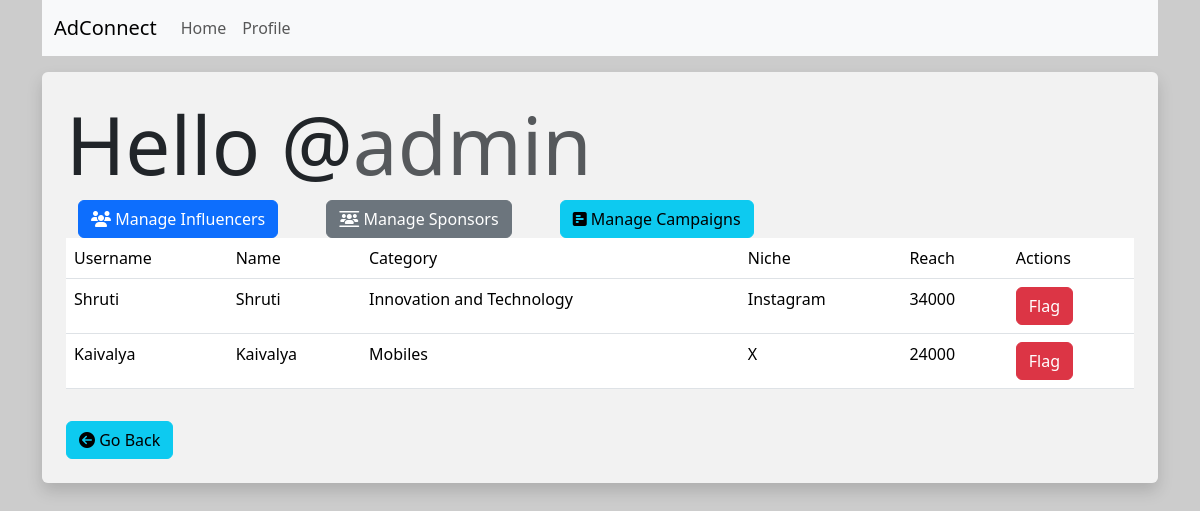
The page /admin/manage_influencers (signed in) on the database as committed earlier.
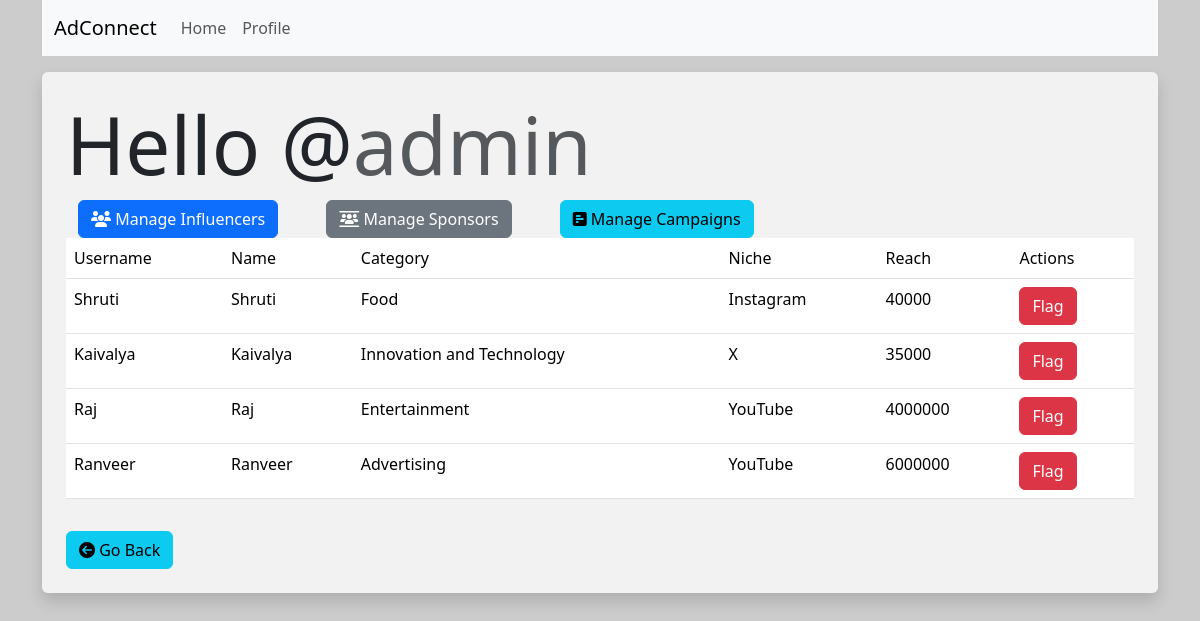
The same page on the database as committed later.
### models.py (models this page shows)
class Influencer(db.Model):
    __tablename__ = 'influencers'
    id = db.Column(db.Integer, primary_key=True)
    username = db.Column(db.String(128),unique=True,nullable=False)
    passhash = db.Column(db.String(256),nullable=False)
    name = db.Column(db.String(64),nullable=True)
    category = db.Column(db.String(128),nullable=False)
    niche = db.Column(db.String(128),nullable=False)
    reach = db.Column(db.Integer)
    ad_requests = db.relationship('AdRequest', back_populates='influencer')

### routes.py (the view)
@app.route("/admin/manage_influencers")
@admin_required
def manage_influencers():
    admin=Admin.query.get(session['id'])
    influencers = Influencer.query.all()
    flagged_influencers = Flag.query.filter_by(entity_type='influencer').all()
    flagged_influencer_ids = {flag.entity_id for flag in flagged_influencers}
    return render_template('/admin/manage_influencers.html', influencers = influencers, admin=admin,flagged_influencer_ids = flagged_influencer_ids)

### routes.py (called while the page is built)
def admin_required(inner_func):
    @wraps(inner_func)
    def decorated_func(*args, **kwargs):
        if session.get("id"):
            if session.get("user_type") == "admin":
                return inner_func(*args, **kwargs)
            else:
                flash("Error : You are not authorized to access this page")
                return redirect(url_for('index'))
        else:
            flash("Error : Please log in to continue")
            return redirect(url_for('login'))
    return decorated_func

### templates/admin/manage_influencers.html (shortened to what this page needs)
{% extends 'layout.html' %}
{% block content %}
    <div class="p-4 bg-white bg-opacity-75 rounded shadow mt-3">
        <h1 class="display-1">Hello @<span class="text-muted">{{  admin.username  }}</span></h1>
        <div class=" container d-flex gap-5">
            <a href="{{ url_for('manage_influencers') }}" class="btn btn-primary"><i class="fa-solid fa-users"></i> Manage Influencers</a>
            <a href="{{ url_for('manage_sponsors') }}" class="btn btn-secondary"><i class="fa-solid fa-users-between-lines"></i> Manage Sponsors</a>
            <a href="{{ url_for('manage_campaigns') }}" class="btn btn-info"><i class="fa-solid fa-square-poll-horizontal"></i> Manage Campaigns</a>
        </div>
        <table class="table table-hover">
            <thead>
                <tr>
                    <td>Username</td>
                    <td>Name</td>
                    <td>Category</td>
                    <td>Niche</td>
                    <td>Reach</td>
                    <td>Actions</td>
                </tr>
            </thead>
            <tbody>
                {% for influencer in influencers %}
                    <tr>
                        <td>{{influencer.username}}</td>
                        <td>{{influencer.name}}</td>
                        <td>{{influencer.category}}</td>
                        <td>{{influencer.niche}}</td>
                        <td>{{influencer.reach}}</td>
                        <td>
                            {% if influencer.id in flagged_influencer_ids %}
                                <form action="{{url_for('unflag_entity',entity_type='influencer', entity_id=influencer.id, admin_id = admin.id)}}" class="form" method="post">
                                    <button type="submit" class="btn btn-success"> Unflag </button>
                                </form>
                            {% else %}
                                <form action="{{url_for('flag_entity',entity_type='influencer', entity_id=influencer.id, admin_id = admin.id)}}" class="form" method="post">
                                    <button type="submit" class="btn btn-danger"> Flag </button>
                                </form>
                            {% endif %}
                        </td>
                    </tr>
                {% endfor %}
            </tbody>
        </table>
        <div class="form-group p-2"></div>
            <a href="{{ url_for('admin_home') }}" class="btn btn-info"><i class="fa fa-arrow-circle-left"></i> Go Back</a>
        </div>
    </div>
{% endblock %}

Rows that differ between the two databases and show on the page:
changed Influencer "Shruti": category "Innovation and Technology" → "Food"; reach "34000" → "40000"
changed Influencer "Kaivalya": category "Mobiles" → "Innovation and Technology"; reach "24000" → "35000"
added Influencer: username "Raj", name "Raj", category "Entertainment", niche "YouTube", reach "4000000"
added Influencer: username "Ranveer", name "Ranveer", category "Advertising", niche "YouTube", reach "6000000"
